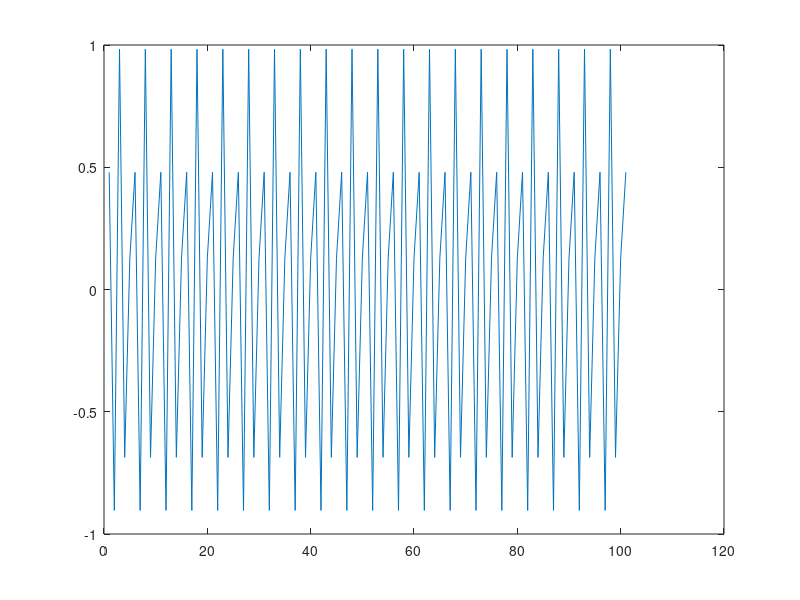

This figure's MATLAB source:
% Sampling theory
%
% Universidad Autonoma de Queretaro
% Electronica Avanzada III
% Rene de Jesus Romero Troncoso
%
% Exercise 1.1
%     Pure sinusoidal sampling

clear all;

% User parameters
fc = 60;             % Input frequency
ph = 0.5;            % Input phase aqui es 0.5 segun el profe

% Fixed parameters
fs = 1000;           % Sampling frequency in Hz
Ts = 0.1;            % Running time for experimentation

% Sampling a pure sinusoidal input signal
N = floor(fs*Ts);    % Samples to be taken
for k=0:N
    y(k+1) = sin(2.0*pi*fc*k/N + ph); % Sampled function
end;

% Standard matlab output plot
figure(1);
plot(y);             % Interpolated plot, non-realistic
%  stem(y,'.');         % Sampled plot, too theoretical

% Oscilloscope-like plot
V = 20;                % Oversampling rate for graphics
M = V*N;               % Oversampled samples
for k=0:M
    yv(k+1) = sin(2.0*pi*fc*k/M + ph); % Oversampled function as reference
end;
for k=0:N
    s = V*k;
    for i=0:N-1
        yo(s+i+1) = y(k+1); % Quasi-continous sampled signal, more realistic
    end;
end;
% plot(yv,'r');
% hold on;
% plot(yo);

% Experimentation procedure:
%     1. Run as is for interpolated plot
%     2. Run as is for sampled plot
%     3. Run as is for oscilloscope-like plot
%     4. Change input frequency to 100 (recommended limit)
%     5. Change input frequency to 250
%     6. Change input frequency to 500 (Nyquist rate)
%     7. Change input phase at Nyquist rate
%     8. Change input frequency beyond Nyquist rate
%     9. Make changes at will